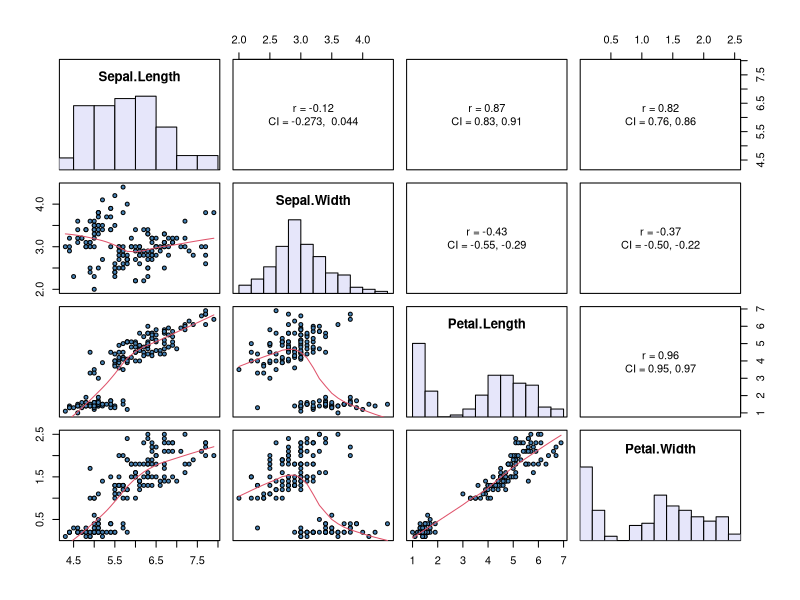

Recreate this plot in R.
# Great way to combine the pairs(),cor(), and hist() functions into one great graph. NOT MY CODE THIS IS TAKEN FROM ane handles man 
#AS SEEN IN THIS BLOG https://www.blogger.com/profile/07863739093681446569

## put histograms on the diagonal
panel.hist <- function(x, ...)
{
    usr <- par("usr"); on.exit(par(usr))
    par(usr = c(usr[1:2], 0, 1.5) )
    h <- hist(x, plot = FALSE)
    breaks <- h$breaks; nB <- length(breaks)
    y <- h$counts; y <- y/max(y)
rect(breaks[-nB], 0, breaks[-1], y, col="lavender", ...)
}
## put correlations & 95% CIs on the upper panels,
panel.cor <- function(x, y, digits=2, prefix="", cex.cor, ...)
{
    usr <- par("usr"); on.exit(par(usr))
    par(usr = c(0, 1, 0, 1))
    r <- cor(x, y,use="complete.obs")
    txt <- format(c(r, 0.123456789), digits=digits)[1]
    prefix <- "r = "
    rc <- cor.test(x,y)
    rci <- rc$conf.int
    txt2 <- format(c(rci, 0.123456789), digits=digits)[1]
    txt3 <- format(c(rci, 0.123456789), digits=digits)[2]
    prefix2 <- "\nCI = "
    txt <- paste(prefix, txt, prefix2, txt2, ", ", txt3, sep="")
    if(missing(cex.cor)) cex.cor <- 0.8/strwidth(txt)
    text(0.5, 0.5, txt, cex = 1)
}
pairs(iris[1:4], lower.panel=panel.smooth, cex = .8, pch = 21, bg="steelblue",
       diag.panel=panel.hist, cex.labels = 1.2, font.labels=2, upper.panel=panel.cor)
